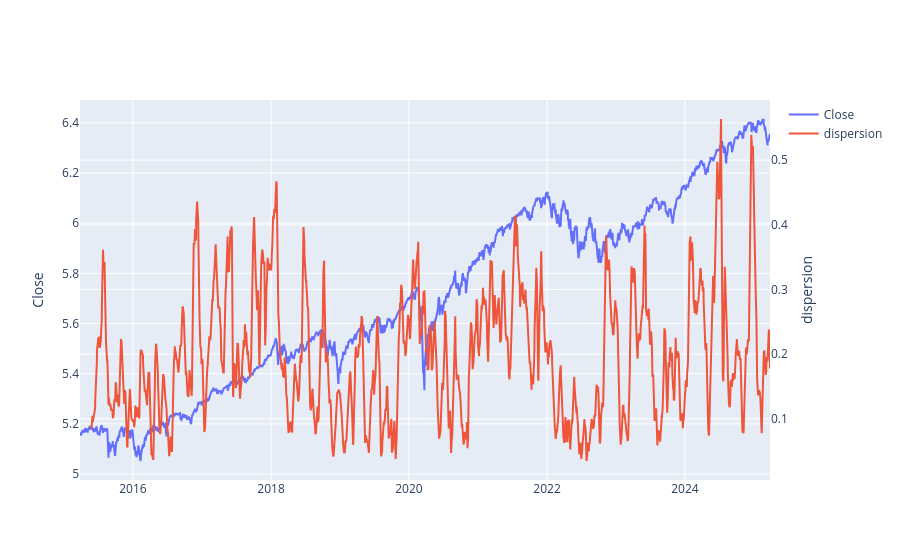

This figure's notebook cell:
### Code cell
pd.options.plotting.backend = "plotly"
plot_multi_time_series(
    [ohlc_dict["SPY"]["Close"], corr_strength_df["dispersion"]],
    yn_list=["y1", "y2"],
    ypos_left=[True, False],
    ypos_shift=[0, 0.1],
)

### Figure 1 — Plotly figure (JSON) as saved in the notebook; plotly's stock layout.template omitted (floating-point values rounded to 4 significant figures; data arrays with more than 128 entries replaced by an {"elided": "..."} marker saying what was removed)
{"data": [{"name": "Close", "type": "scatter", "x": {"elided": "2515 str values"}, "y": {"elided": "2515 float values"}, "yaxis": "y"}, {"name": "dispersion", "type": "scatter", "x": {"elided": "2515 str values"}, "y": {"elided": "2515 float values"}, "yaxis": "y2"}], "layout": {"xaxis": {"domain": [0, 1]}, "yaxis": {"side": "left", "title": {"text": "Close"}}, "yaxis2": {"anchor": "x", "overlaying": "y", "side": "right", "title": {"text": "dispersion"}}}}
